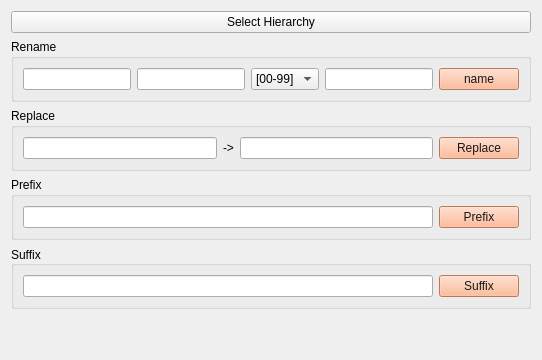
     <widget class="QWidget" name="Rename_tab">
      <property name="styleSheet">
       <string notr="true"/>
      </property>
      <attribute name="title">
       <string>Rename</string>
      </attribute>
      <layout class="QGridLayout" name="gridLayout_11">
       <item row="0" column="0">
        <widget class="QPushButton" name="hierarchy2_btn">
         <property name="text">
          <string>Select Hierarchy</string>
         </property>
        </widget>
       </item>
       <item row="1" column="0">
        <widget class="QGroupBox" name="groupBox_2">
         <property name="title">
          <string>Rename</string>
         </property>
         <layout class="QVBoxLayout" name="verticalLayout_4">
          <item>
           <layout class="QGridLayout" name="gridLayout_5">
            <item row="0" column="3">
             <widget class="QLineEdit" name="rename2_lineEdit"/>
            </item>
            <item row="0" column="0">
             <widget class="QLineEdit" name="rename1_lineEdit"/>
            </item>
            <item row="0" column="4">
             <widget class="QPushButton" name="rename_btn">
              <property name="sizePolicy">
               <sizepolicy hsizetype="Fixed" vsizetype="Fixed">
                <horstretch>0</horstretch>
                <verstretch>0</verstretch>
               </sizepolicy>
              </property>
              <property name="minimumSize">
               <size>
                <width>50</width>
                <height>0</height>
               </size>
              </property>
              <property name="styleSheet">
               <string notr="true">background-color:rgb(255, 170, 127);
color: rgb(24, 24, 24);</string>
              </property>
              <property name="text">
               <string>name</string>
              </property>
             </widget>
            </item>
            <item row="0" column="2">
             <widget class="QComboBox" name="rename_comboBox">
              <item>
               <property name="text">
                <string>[00-99]</string>
               </property>
              </item>
              <item>
               <property name="text">
                <string>[a-z]</string>
               </property>
              </item>
              <item>
               <property name="text">
                <string>[A-Z]</string>
               </property>
              </item>
              <item>
               <property name="text">
                <string>None</string>
               </property>
              </item>
             </widget>
            </item>
            <item row="0" column="1">
             <widget class="QLineEdit" name="rename1_1_lineEdit"/>
            </item>
           </layout>
          </item>
         </layout>
        </widget>
       </item>
       <item row="2" column="0">
        <widget class="QGroupBox" name="groupBox">
         <property name="title">
          <string>Replace</string>
         </property>
         <layout class="QVBoxLayout" name="verticalLayout_3">
          <item>
           <layout class="QGridLayout" name="gridLayout_6">
            <item row="0" column="3">
             <widget class="QPushButton" name="replace_btn">
              <property name="sizePolicy">
               <sizepolicy hsizetype="Fixed" vsizetype="Fixed">
                <horstretch>0</horstretch>
                <verstretch>0</verstretch>
               </sizepolicy>
              </property>
              <property name="minimumSize">
               <size>
                <width>70</width>
                <height>0</height>
               </size>
              </property>
              <property name="styleSheet">
               <string notr="true">background-color:rgb(255, 170, 127);
color: rgb(24, 24, 24);</string>
              </property>
              <property name="text">
               <string>Replace</string>
              </property>
             </widget>
            </item>
            <item row="0" column="2">
             <widget class="QLineEdit" name="replace2_lineEdit"/>
            </item>
            <item row="0" column="0">
             <widget class="QLineEdit" name="replace1_lineEdit"/>
            </item>
            <item row="0" column="1">
             <widget class="QLabel" name="replace_label">
              <property name="text">
               <string>-&gt;</string>
              </property>
             </widget>
            </item>
           </layout>
          </item>
         </layout>
        </widget>
       </item>
       <item row="7" column="0">
        <spacer name="verticalSpacer_2">
         <property name="orientation">
          <enum>Qt::Vertical</enum>
         </property>
         <property name="sizeHint" stdset="0">
          <size>
           <width>20</width>
           <height>40</height>
          </size>
         </property>
        </spacer>
       </item>
       <item row="3" column="0">
        <widget class="QGroupBox" name="groupBox_3">
         <property name="title">
          <string>Prefix</string>
         </property>
         <layout class="QVBoxLayout" name="verticalLayout_5">
          <item>
           <layout class="QGridLayout" name="gridLayout_3">
            <item row="0" column="0">
             <widget class="QLineEdit" name="prefix_lineEdit"/>
            </item>
            <item row="0" column="1">
             <widget class="QPushButton" name="prefix_btn">
              <property name="styleSheet">
               <string notr="true">background-color:rgb(255, 170, 127);
color: rgb(24, 24, 24);</string>
              </property>
              <property name="text">
               <string>Prefix</string>
              </property>
             </widget>
            </item>
           </layout>
          </item>
         </layout>
        </widget>
       </item>
       <item row="5" column="0">
        <widget class="QGroupBox" name="groupBox_4">
         <property name="title">
          <string>Suffix</string>
         </property>
         <property name="alignment">
          <set>Qt::AlignLeading|Qt::AlignLeft|Qt::AlignVCenter</set>
         </property>
         <property name="flat">
          <bool>false</bool>
         </property>
         <property name="checkable">
          <bool>false</bool>
         </property>
         <property name="checked">
          <bool>false</bool>
         </property>
         <layout class="QVBoxLayout" name="verticalLayout_7">
          <item>
           <layout class="QGridLayout" name="gridLayout_8">
            <item row="0" column="0">
             <widget class="QLineEdit" name="suffix_lineEdit"/>
            </item>
            <item row="0" column="1">
             <widget class="QPushButton" name="suffix_btn">
              <property name="styleSheet">
               <string notr="true">background-color:rgb(255, 170, 127);
color: rgb(24, 24, 24);</string>
              </property>
              <property name="text">
               <string>Suffix</string>
              </property>
             </widget>
            </item>
           </layout>
          </item>
         </layout>
        </widget>
       </item>
      </layout>
     </widget>
